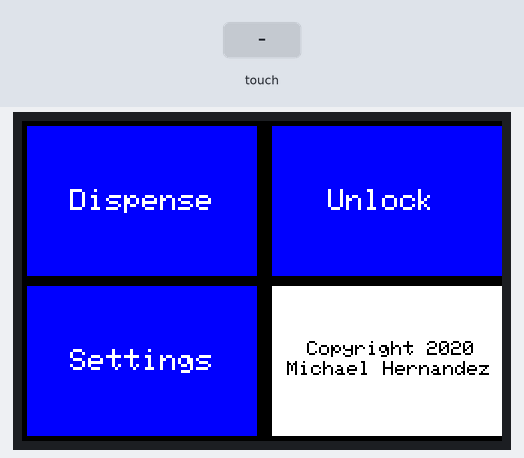
Bench run of a sketch on a simulated Arduino Uno, built with avr-gcc and run on an emulated ATmega328P. On the bench: 480×320 colour display. The inputs (shaded band) are chosen by the test bench. What the sketch prints to the serial monitor is not drawn.

Above: at 1.7 s.
1.8 s: touch panel pressed at 38 % / 30 % of its raw x / y range
At 1.92 s:
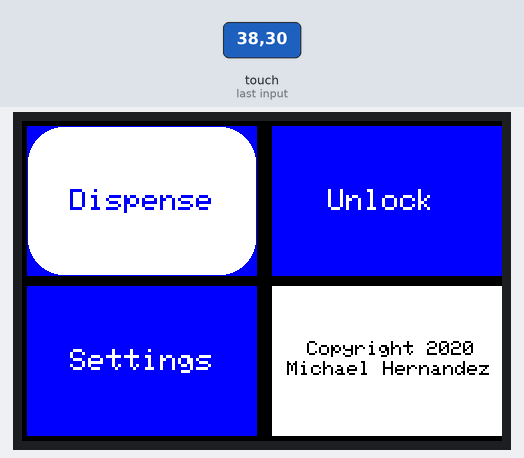
At 2.69 s:
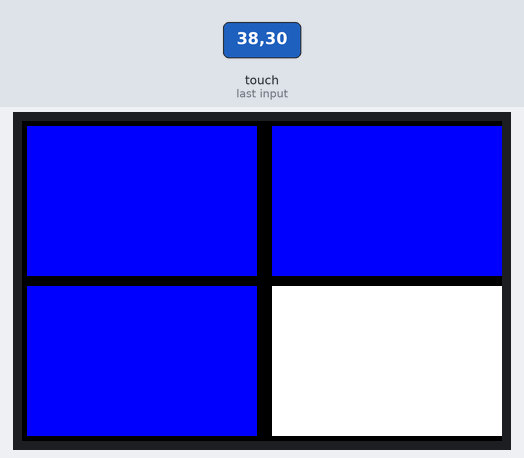
4.1 s: touch panel pressed at 13 % / 10 % of its raw x / y range
At 5.7 s:
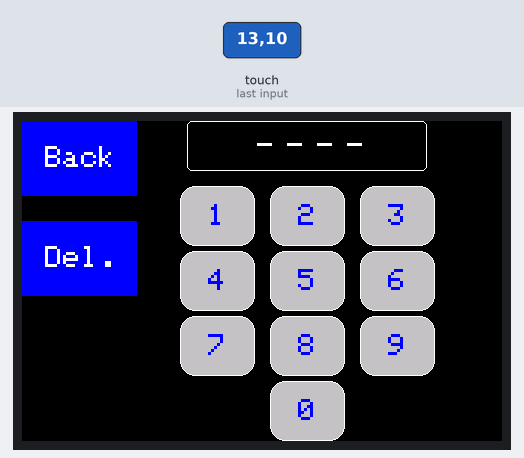
6.0 s: touch panel pressed at 38 % / 10 % of its raw x / y range
Timing chart, 0 to 9.0 s (numbered marks = the images above; inputs shaded):
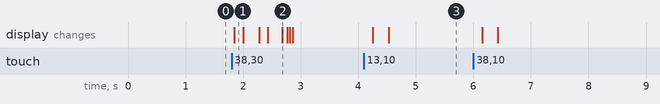

Measured:
- after the input at 1.8 s, the display: changes after 0.05 s (image 1)
- after the input at 4.1 s, the display: first changes after 0.15 s (image 3 shows a later state)

The sketch:

Main_Menu.ino
```cpp
// Found 0x9486 LCD driver
// TFT size is 320x480

#include <Adafruit_GFX.h>    // Core graphics library
#include <Adafruit_TFTLCD.h> // Hardware-specific library
#include <TouchScreen.h>
#include <MCUFRIEND_kbv.h>
#include "definations.h"

// Global variables
bool dontDraw = false;
double touchPoint;
char textfield[TEXT_LEN + 1] = "";
uint8_t textfield_i = 0;

// Create 3 buttons to be used on the main screen
Adafruit_GFX_Button buttons[3];
Adafruit_GFX_Button keyPad[10];

char buttonlabels[22][10] = {"Dispense", "Unlock", "Settings"};
char keypadLabels[10][2] = {"1", "2", "3", "4", "5", "6", "7", "8", "9", "0"};
uint16_t buttoncolors[3] = {BLUE, BLUE, BLUE};
char usernameDispalyInput[4][2] = {"-", "-", "-", "-"};
int username[4] = {0, 0, 0, 0};
char keypadY = 0;
char keypadX = 0;
char keypadSum = 0;

// Create a new instance of the touchscreen
MCUFRIEND_kbv tft;
TouchScreen ts = TouchScreen(XP, YP, XM, YM, 300);


void setup() {
  Serial.begin(9600);
  Serial.println(F("TFT LCD test"));

  tftSetup();

  mainMenuDesign(); // calls the design for the main menu
  drawMainMenu(); // draws the design called in the previous line

}


void loop(void) {
  digitalWrite(13, HIGH);
  TSPoint p = ts.getPoint();
  digitalWrite(13, LOW);

  pinMode(XM, OUTPUT);
  pinMode(YP, OUTPUT);

  if (p.z > MINPRESSURE/* && p.z < MAXPRESSURE*/) {
    p.x = map(p.x, TS_MINX, TS_MAXX, tft.width(), 0);
    p.y = tft.height() - (map(p.y, TS_MINY, TS_MAXY, tft.height(), 0));
  }

  // take note that the x axis is inverted, but the y axis is normal
  // button mapping

  if (p.x > 240 && p.x < 480 && p.y > 0 && p.y < 150) {//40 70
    buttons[0].press(true);
    buttons[1].press(false);
    buttons[2].press(false);
  }
  else if (p.x > 0 && p.x < 230 && p.y > 0 && p.y < 150) {
    buttons[0].press(false);
    buttons[1].press(true);
    buttons[2].press(false);
  }
  else if (p.x > 240 && p.x < 480 && p.y > 160 && p.y < 320) {
    buttons[0].press(false);
    buttons[1].press(false);
    buttons[2].press(true);
  }
  else if (dontDraw == false) {
    buttons[0].press(false);
    buttons[1].press(false);
    buttons[2].press(false);
  }
  else {
    buttons[0].press(false);
    buttons[1].press(false);
    buttons[2].press(false);
  }

  // now we can ask the buttons if their state has changed

  for (uint8_t b = 0; b < 3; b++) {

    if (buttons[b].justReleased()) {

      Serial.print("Released: ");
      Serial.println(b);

      if (dontDraw == false) {
        buttons[b].drawButton();  // draw normal
      }
      else {

      }
    }

    if (buttons[b].justPressed()) {

      if (dontDraw == false) { // DO draw the main menu
        buttons[b].drawButton(true);  // draw invert!
      }

      else {

      }

      // Dispense Button
      if (b == 0) {
        if (p.z > MINPRESSURE/* && p.z < MAXPRESSURE*/) {
          p.x = map(p.x, TS_MINX, TS_MAXX, tft.width(), 0);
          p.y = tft.height() - (map(p.y, TS_MINY, TS_MAXY, tft.height(), 0));
        }
        dontDraw = true; // don't draw the main menu

        drawDispenseMenu(); // draw the dispense menu

        keypadSetup();
        for (int i = 0; i < 4; i++) {
          tft.setCursor(235 + (i * 30), 13);
          tft.setTextColor(WHITE);
          tft.print(usernameDispalyInput[i]);
        }


        //tft.fillRect(480-p.x, p.y, 30, 30, WHITE);
        //        if (p.y > 60 && p.y < 120 && p.x > 338 && p.x < 412) { // button 1
        //          usernameDispalyInput[0][0] = 49;
        //        }
        if (p.y > 200 && p.y < 320 && p.x > 248 && p.x < 322) { // button 2
          usernameDispalyInput[0][0] = 50;
        }
        //        if (keyPad[1].contains(p.x + 60, p.y)) {
        //          keyPad[1].press(true);
        //        }
        //        else {
        //          keyPad[1].press(false);
        //        }
        //
        //        if (keyPad[1].justReleased()) {
        //          keyPad[b].drawButton();  // draw normal
        //        }
        //
        //        if (keyPad[1].justPressed()) {
        //          keyPad[1].drawButton(true);  // draw invert!
        //        }

        //        else if (p.y > 60 && p.y < 120 && p.x > 0 && p.x < 200) { // button 3
        //          usernameDispalyInput[0][0] = 51;
        //        }
        //
        //        else if (p.y > 125 && p.y < 185 && p.x > 338 && p.x < 412) { // button 4
        //          usernameDispalyInput[1][0] = 52;
        //        }
        //
        //        else if (p.y > 125 && p.y < 185 && p.x > 200 && p.x < 320) { // button 5
        //          usernameDispalyInput[1][0] = 53;
        //        }
        //
        //        else if (p.y > 125&& p.y < 185 && p.x > 0 && p.x < 200) { // button 6
        //          usernameDispalyInput[1][0] = 54;
        //        }
        //
        //        else if (p.y > 190 && p.y < 250 && p.x > 338 && p.x < 412) { // button 7
        //          usernameDispalyInput[2][0] = 55;
        //        }
        //
        //        else if (p.y > 190 && p.y < 250 && p.x > 200 && p.x < 320) { // button 8
        //          usernameDispalyInput[2][0] = 56;
        //        }
        //
        //        else if (p.y > 190 && p.y < 250 && p.x > 0 && p.x < 200) { // button 9
        //          usernameDispalyInput[2][0] = 57;
        //        }
        //
        //        else if (p.y > 240 && p.y < 480 && p.x > 420 && p.x < 480) { // button 0
        //          usernameDispalyInput[3][0] = 30;
        //        }


        if (p.x > 365 && p.x < 480 && p.y > 0 && p.y < 75) { // if we touch the back button
          backButtonAction(); // go back to the main menu
        }

      }

      // Unlock Button
      if (b == 1) {

      }

      //Settings Button
      if (b == 2) {

      }

      delay(100); // UI debouncing

    }

  }

}
```

Dispense_Menu.ino
```cpp
void drawDispenseMenu() {
  tft.reset();
  uint16_t identifier = tft.readID();
  tft.begin(identifier);
  tft.setRotation(1);
  tft.fillScreen(BLACK);
  tft.fillRect(0,      // x origin
               0,      // y origin
               115,    // x size
               75,     // y size
               BLUE    // color
              );       // closing parenthesis and semicolon

  tft.fillRect(0,      // x origin
               100,    // y origin
               115,    // x size
               75,     // y size
               BLUE    // color
              );       // closing parenthesis and semicolon

  tft.setCursor(23, 25);
  tft.setTextColor(WHITE);
  tft.setTextSize(3);
  tft.print("Back");

  tft.setCursor(23, 125);
  tft.setTextColor(WHITE);
  tft.setTextSize(3);
  tft.print("Del.");

  tft.drawRoundRect(165,    // x pos
                    0,      // y pos
                    240,    // width
                    50,     // height
                    5,      // radius
                    WHITE   // color
                   );

}

void backButtonAction() {
  tftSetup();
  mainMenuDesign();
  drawMainMenu();
}
```

Menu_UI.ino
```cpp
void tftSetup() {
  tft.reset();

  uint16_t identifier = tft.readID();
  tft.begin(identifier);
  tft.setRotation(1);
  tft.fillScreen(BLACK);
}

void mainMenuDesign() {
  // button 1, top left
  buttons[0].initButton(&tft,
                        120,               // x button offset 120 = 480 / 4
                        80,                // y button offset 80 = 320 / 4
                        230,               // size of button in x direction 230 = (480 / 2) - 5
                        150,               // size of button in y direction 150 = (320 / 2) - 5
                        BLUE,              // button outline color
                        BLUE,              // button fill color
                        WHITE,             // text color
                        buttonlabels[0],   // button text
                        BUTTON_TEXTSIZE    // size of button text
                       );                  // closing parenthesis and semicolon

  tft.fillRect(5,      // x origin
               5,      // y origin
               230,    // x size
               150,    // y size
               BLUE    // color
              );       // closing parenthesis and semicolon


  // button 2
  buttons[1].initButton(&tft,
                        360,               // x button offset 120 = (480 / 2) + (480 / 4)
                        80,                // y button offset 80 = 320 / 4
                        220,               // size of button in x direction 230 = (480 / 2) - 5
                        150,               // size of button in y direction 150 = (320 / 2) - 5
                        BLUE,              // button outline color
                        BLUE,              // button fill color
                        WHITE,             // text color
                        buttonlabels[1],   // button text
                        BUTTON_TEXTSIZE    // size of button text
                       );                  // closing parenthesis and semicolon

  tft.fillRect(250,      // x origin
               5,        // y origin
               230,      // x size
               150,      // y size
               BLUE      // color
              );         // closing parenthesis and semicolon


  // button 3
  buttons[2].initButton(&tft,
                        120,               // x button offset 120 = 480 / 4
                        240,               // y button offset 80 = (320 / 2) + (320 / 4)
                        220,               // size of button in x direction 230 = (480 / 2) - 5
                        150,               // size of button in y direction 150 = (320 / 2) - 5
                        BLUE,              // button outline color
                        BLUE,              // button fill color
                        WHITE,             // text color
                        buttonlabels[2],   // button text
                        BUTTON_TEXTSIZE    // size of button text
                       );                  // closing parenthesis and semicolon

  tft.fillRect(5,        // x origin
               165,      // y origin
               230,      // x size
               150,      // y size
               BLUE      // color
              );         // closing parenthesis and semicolon

  // not a button, but placeholder 4
  tft.fillRect(250,      // x origin
               165,      // y origin
               230,      // x size
               150,      // y size
               WHITE     // color  0x03EF
              );         // closing parenthesis and semicolon

}

void drawMainMenu() {
  // Draw buttons
  buttons[0].drawButton();
  buttons[1].drawButton();
  buttons[2].drawButton();

  // White text block properties
  tft.setCursor(285, 220);
  tft.setTextColor(BLACK);
  tft.setTextSize(2);
  tft.print("Copyright 2020");

  tft.setCursor(265, 240);
  tft.setTextColor(BLACK);
  tft.setTextSize(2);
  tft.print("Michael Hernandez");
}
```

definations.h
```cpp
#define LCD_CS A3 // Chip Select goes to Analog 3
#define LCD_CD A2 // Command/Data goes to Analog 2
#define LCD_WR A1 // LCD Write goes to Analog 1
#define LCD_RD A0 // LCD Read goes to Analog 0
#define LCD_RESET A4 // Can alternately just connect to Arduino's reset pin

// Colors
#define BLACK      0x0000
#define BLUE       0x001F
#define RED        0xF800
#define GREEN      0x07E0
#define CYAN       0x07FF
#define MAGENTA    0xF81F
#define YELLOW     0xFFE0
#define WHITE      0xFFFF
#define LIGHTGREY  0xC618
#define DARKGREY   0x7BEF
#define ORANGE     0xFD20

// UI Button Definations
#define BUTTON_X 240
#define BUTTON_Y 55
#define BUTTON_W 300
#define BUTTON_H 70
#define BUTTON_SPACING_X 60
#define BUTTON_SPACING_Y 28
#define BUTTON_TEXTSIZE 3

// text box where numbers go
#define TEXT_X 10
#define TEXT_Y 10
#define TEXT_W 300
#define TEXT_H 50
#define TEXT_TSIZE 3
#define TEXT_TCOLOR ILI9341_MAGENTA

// Touchscreen input pins
#define YP A2  // must be an analog pin, use "An" notation!
#define XM A3  // must be an analog pin, use "An" notation!
#define YM 8   // can be a digital pin
#define XP 9   // can be a digital pin

#define TS_MINX 130
#define TS_MAXX 905

#define TS_MINY 75
#define TS_MAXY 930

// We have a status line for like, is FONA working
#define STATUS_X 10
#define STATUS_Y 65

// Pressure definations for touchscreen
#define MINPRESSURE 10
#define MAXPRESSURE 1000

// for text boxes
#define TEXT_LEN 16
```

Source omitted: Keypad.ino (8451 bytes)
